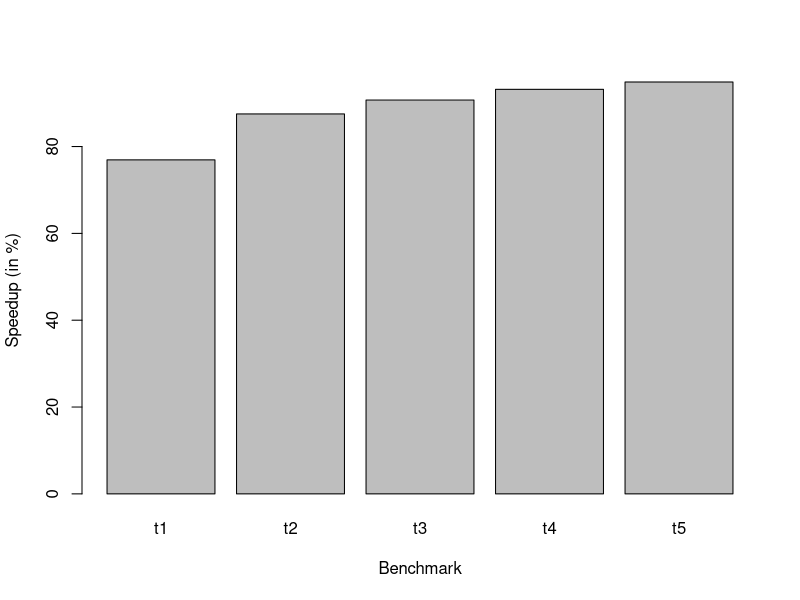
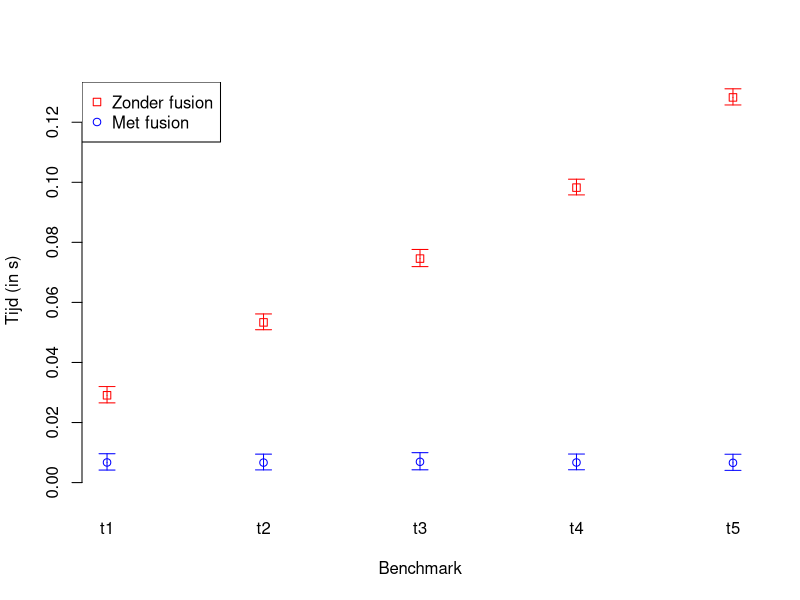
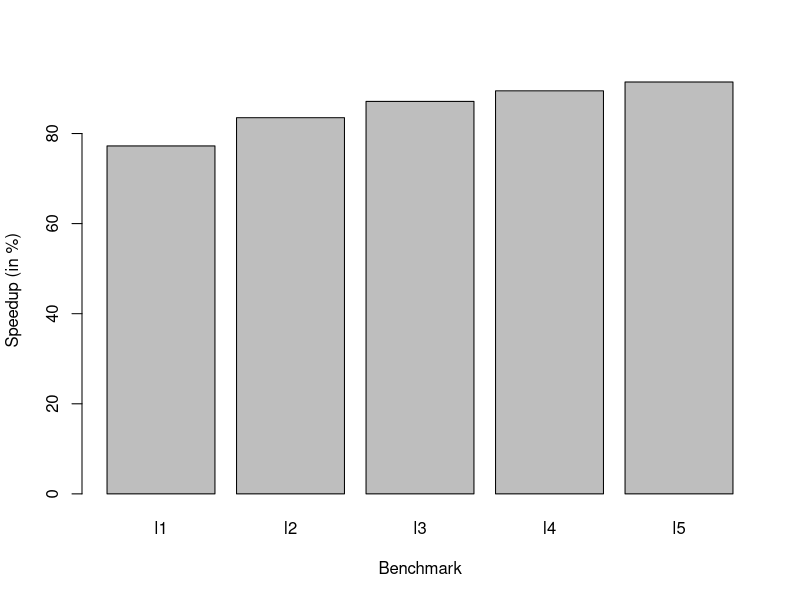
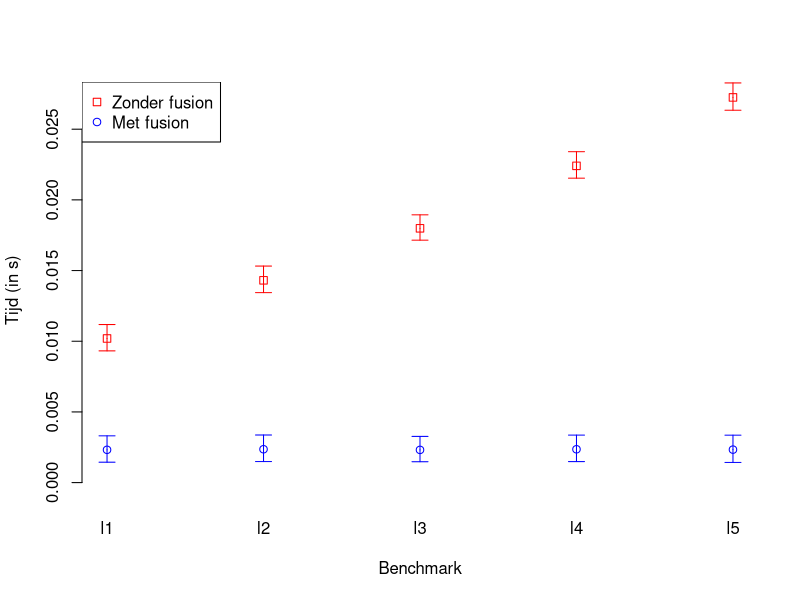

These figures' R source, in order:
require(plotrix)

enabled  <- read.csv(file="enabled.csv", header=T)
disabled <- read.csv(file="disabled.csv", header=T)

tree_names    <- enabled[1:5, 'Name']
tree_fused    <- enabled[1:5, 'Mean']
tree_unfused  <- disabled[1:5, 'Mean']
tree_speedups <- 100 * (tree_unfused - tree_fused) / tree_unfused

pdf("tree-speedups.pdf")
barplot(tree_speedups,
        xlab='Benchmark',
        ylab='Speedup (in %)',
        names.arg=tree_names)
dev.off()

pdf("tree.pdf")
plotCI(seq(1, 5), tree_unfused,
        enabled[1:5, 'StddevUB'] * 2,
        enabled[1:5, 'StddevLB'] * 2,
        pch=0,
        ylim=c(0, max(tree_unfused)),
        xlab="Benchmark",
        ylab="Tijd (in s)",
        col='red',
        axes=F)
plotCI(seq(1, 5), tree_fused,
        enabled[1:5, 'StddevUB'] * 2,
        enabled[1:5, 'StddevLB'] * 2,
        pch=1,
        col='blue',
        add=T)
axis(side=1, at=seq(1, 5), labels=tree_names, lwd=0)
axis(side=2)
legend("topleft", legend=c("Zonder fusion", "Met fusion"), pch=c(0, 1),
       col=c('red', 'blue'))
dev.off()

# Copy pasta. s/tree/list/g. s/1:5/6:10

enabled  <- read.csv(file="enabled.csv", header=T)
disabled <- read.csv(file="disabled.csv", header=T)

list_names    <- enabled[6:10, 'Name']
list_fused    <- enabled[6:10, 'Mean']
list_unfused  <- disabled[6:10, 'Mean']
list_speedups <- 100 * (list_unfused - list_fused) / list_unfused

pdf("list-speedups.pdf")
barplot(list_speedups,
        xlab='Benchmark',
        ylab='Speedup (in %)',
        names.arg=list_names)
dev.off()

pdf("list.pdf")
plotCI(seq(1, 5), list_unfused,
        enabled[6:10, 'StddevUB'] * 2,
        enabled[6:10, 'StddevLB'] * 2,
        pch=0,
        ylim=c(0, max(list_unfused)),
        xlab="Benchmark",
        ylab="Tijd (in s)",
        col='red',
        axes=F)
plotCI(seq(1, 5), list_fused,
        enabled[6:10, 'StddevUB'] * 2,
        enabled[6:10, 'StddevLB'] * 2,
        pch=1,
        col='blue',
        add=T)
axis(side=1, at=seq(1, 5), labels=list_names, lwd=0)
axis(side=2)
legend("topleft", legend=c("Zonder fusion", "Met fusion"), pch=c(0, 1),
       col=c('red', 'blue'))
dev.off()
